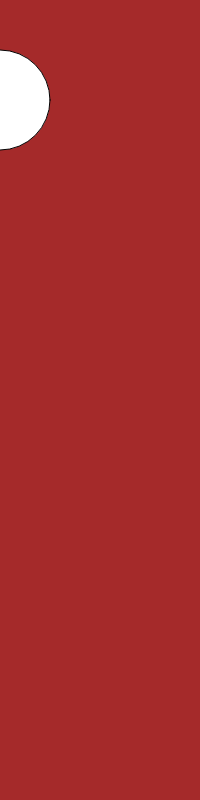
Frame 1 (no input)
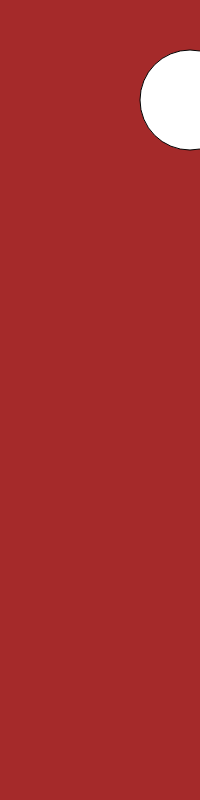
Frame 60 (no input)
Frame 120 (the mouse pressed at the canvas centre since frame 60): identical to frame 60, image omitted

The p5.js sketch that drew these frames (run headless with seeded random() and noise() and a simulated clock; from frame 60 on, the mouse is pressed at the canvas centre):

// p5.js sketch
// ── sketch.js
var x = 0 ;

function setup() {
  // put setup code here
  createCanvas(200, 800);
}

function draw() {
  // put drawing code here
  background('brown');
  ellipse(x, 100, 100, 100);
  x = (x + 10) % width ;

}
